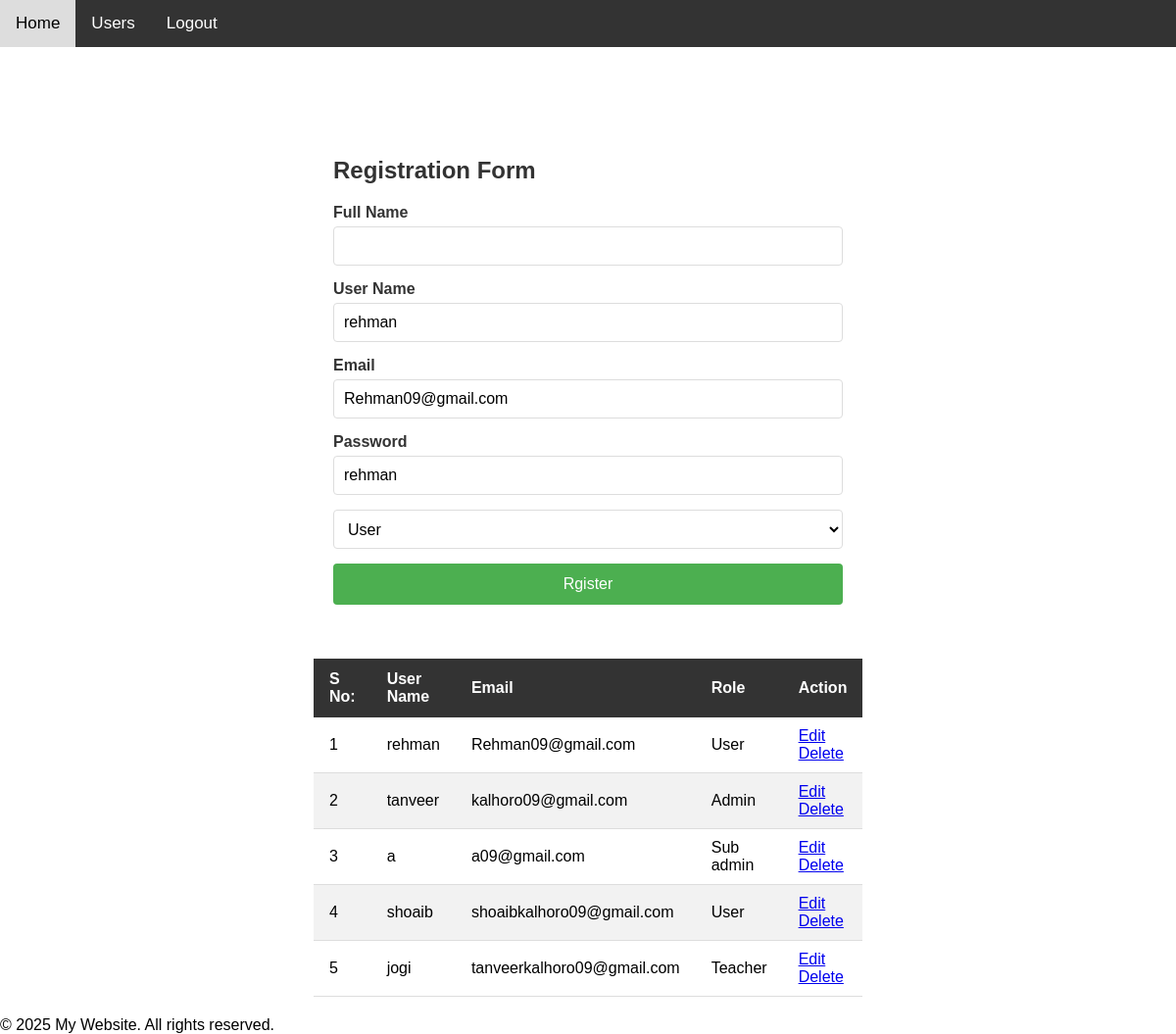
The page /users.php?menu_id=1&mode=edit&id=6 (signed in) on the database its author committed.
### tables this page shows
CREATE TABLE `menus` (
  `id` int(11) NOT NULL AUTO_INCREMENT,
  `menus_name` varchar(256) DEFAULT NULL,
  `menus_links` varchar(256) DEFAULT NULL,
  `sort_order` int(10) DEFAULT 1,
  `is_display` smallint(1) DEFAULT 1,
  `enable` int(11) DEFAULT 1,
  PRIMARY KEY (`id`)
);

CREATE TABLE `users` (
  `id` int(11) NOT NULL AUTO_INCREMENT,
  `full_name` varchar(256) DEFAULT NULL,
  `user_name` varchar(256) DEFAULT NULL,
  `pasword` varchar(256) DEFAULT NULL,
  `role_id` varchar(11) DEFAULT NULL,
  `profile_pic` varchar(256) DEFAULT NULL,
  `email` varchar(256) DEFAULT NULL,
  `user_type` varchar(256) DEFAULT 'user',
  `enable` int(11) DEFAULT 1,
  PRIMARY KEY (`id`)
);

CREATE TABLE `roles` (
  `id` int(11) NOT NULL AUTO_INCREMENT,
  `role_name` varchar(100) DEFAULT NULL,
  `enable` int(11) DEFAULT 1,
  PRIMARY KEY (`id`)
);

### users.php (the view, shortened to what this page needs)
<?php
include("header.php");
extract($_REQUEST);
if(isset($mode) && $mode=="edit" && isset($id)){
    $sql2     = "SELECT * FROM users WHERE id='$id' ";
    $result2  =mysqli_query($conn,$sql2);
    $count2   =mysqli_num_rows($result2);
        if($count2 > 0) {
            $data=mysqli_fetch_assoc($result2);
            $full_name    = $data['full_name'];
            $user_name    = $data['user_name'];
            $email        = $data['email'];
            $pasword      = $data['pasword'];
            $role_id      = $data['role_id'];
        }
}
extract($_POST);
$sql3    = "SELECT * FROM roles  ";
$result3  =mysqli_query($conn,$sql3);?>
<!DOCTYPE html>
<html lang="en">
<head>
</head>
<body>
     <?php include("sidebar.php"); ?>
    <div class="content">
        <div class="content">
            <h2 class="form-title">Registration Form</h2>
            <form action="" method="POST">
                <div class="form-group">
                    <label for="full_name" >Full Name</label>
                    <input type="text" id="full_name" name="full_name" value="<?php if(isset($full_name)) { echo $full_name;}?>" >
                </div>
                <div class="form-group">
                    <label for="user_name" >User Name</label>
                    <input type="text" id="user_name" name="user_name" value="<?php if(isset($user_name)) { echo $user_name;}?>" >
                </div>
                <div class="form-group">
                    <label for="email" >Email</label>
                    <input type="email" id="email" name="email" value="<?php if(isset($email)) { echo $email;}?>" >
                </div>
                <div class="form-group">
                    <label for="pasword" >Password</label>
                    <input type="text" id="pasword" name="pasword" value="<?php if(isset($pasword)) { echo $pasword;}?>" >
                </div>
                <div class="form-group">
                    <select id="role_id" name="role_id" value="<?php if(isset($role_id)) { echo $role_id;}?>">
                        <?php
                        $count3   =mysqli_num_rows($result3);
                        if($count3 > 0) {
                            while($data=mysqli_fetch_assoc($result3)){
                            ?>
                        <option value="<?php echo $data['id']; ?>" <?php if (isset($role_id) && $role_id == $data['id']) { ?> selected="selected" <?php } ?>> <?php echo $data['role_name']; ?>  </option>
                 <?php
                        }
                    }?>
                    </select>
                </div>
                <div class="form-group">
                    <input type="submit" value="Rgister">
                </div>
            </form>
        </div>
            <table>
                <thead>
                    <tr>
                        <th>S No:</th>
                        <th>User Name</th>
                        <th>Email</th>
                        <th>Role</th>
                        <th>Action</th>
                    </tr>
                </thead>
                <tbody>
                    <?php
                    $i = 1;
                    $sql = "SELECT a.* ,b.role_name
                    FROM users a
                    INNER JOIN roles b on a.role_id = b.id  ";
                    $result = mysqli_query($conn,$sql);
                    $count = mysqli_num_rows($result);
                    if($count > 0){
                        while($data = mysqli_fetch_assoc($result)){
                        $id= $data['id'];?>
                    <tr>
                        <td><?php echo $i; ?></td>
                        <td><?php echo htmlspecialchars($data['user_name']); ?></td>
                        <td><?php echo htmlspecialchars($data['email']); ?></td>
                        <td><?php echo htmlspecialchars($data['role_name']); ?></td>
                        <td>
                            <a href="users.php?menu_id=<?php echo $menu_id;?>&mode=edit&id=<?php echo $id?>">Edit</a> &nbsp;&nbsp;
                            <a href="users.php?menu_id=<?php echo $menu_id;?>&mode=delete&id=<?php echo $id?>">Delete</a>
                        </td>
                    </tr>
                    <?php
                            $i++;
                            }
                        }?>
                </tbody>
            </table>
        </div>
                <?php include("footer.php"); ?>
</body>
</html>

### sidebar.php
<?php
if(isset($_SESSION['user_id'])){
  $sql    ="SELECT DISTINCT  a.* FROM `menus` a WHERE a.enable = 1 AND a.is_display = 1 ORDER BY a.sort_order ";
  $result =mysqli_query($conn,$sql);
  $count  =mysqli_num_rows($result);?>
  <div class="horizontal-sidebar">
      <a href="index.php">Home</a>
      <?php
      if($count > 0){
          while($data =mysqli_fetch_assoc($result)) {
            $site_bar_menu_id = $data['id'];
            $sql    ="SELECT a.*
                      FROM users a
                      INNER JOIN `role_per` b ON a.`role_id` = b.role_id
                      WHERE a.id = '".$_SESSION['user_id']."'
                      AND b.`menus_id` = '".$site_bar_menu_id."' ";
            $result2 =mysqli_query($conn,$sql);
            $count2  =mysqli_num_rows($result2);
            if($count2 > 0 ||  $_SESSION['user_type'] =="SuperAdmin"){ ?>
              <a href="<?php echo $data['menus_links']; ?>?menu_id=<?php echo $data['id']; ?>"><?php echo $data['menus_name']; ?></a>
            <?php }
          }
      }?>
      <a href="logout.php">Logout</a>
  </div>
<?php }?>

### css.php (style rules this page uses)
* { margin: 0; padding: 0; box-sizing: border-box; }
body { font-family: Arial, sans-serif; }
.horizontal-sidebar { background: #333; overflow: hidden; position: fixed; top: 0; width: 100%; }
.horizontal-sidebar a { float: left; display: block; color: white; text-align: center; padding: 14px 16px; text-decoration: none; font-size: 17px; }
.content { margin-top: 60px; padding: 20px; }
table { width: 100%; border-collapse: collapse; margin-top: 20px; }
th { background-color: #333; color: white; padding: 12px 16px; text-align: left; }
td { padding: 10px 16px; border-bottom: 1px solid #ddd; }
tr:nth-child(even) { background-color: #f2f2f2; }
.content { margin-top: 60px; padding: 20px; max-width: 600px; margin-left: auto; margin-right: auto; }
.form-title { color: #333; margin-bottom: 20px; }
.form-group { margin-bottom: 15px; }
label { display: block; margin-bottom: 5px; font-weight: bold; color: #333; }
input[type="text"], input[type="email"], input[type="password"], select { width: 100%; padding: 10px; border: 1px solid #ddd; border-radius: 4px; font-size: 16px; }
select { height: 40px; background-color: white; }
input[type="submit"] { background-color: #4CAF50; color: white; padding: 12px 20px; border: none; border-radius: 4px; cursor: pointer; font-size: 16px; width: 100%; }

### rows shown on the page
menus: menus_name "Users"
users: user_name "rehman", email "Rehman09@gmail.com", pasword "rehman", role_id "User", role.role_name "User"
users: user_name "tanveer", email "kalhoro09@gmail.com", role.role_name "Admin"
users: user_name "a", email "a09@gmail.com", role.role_name "Sub admin"
users: user_name "shoaib", email "shoaibkalhoro09@gmail.com", role.role_name "User"
users: user_name "jogi", email "tanveerkalhoro09@gmail.com", role.role_name "Teacher"
